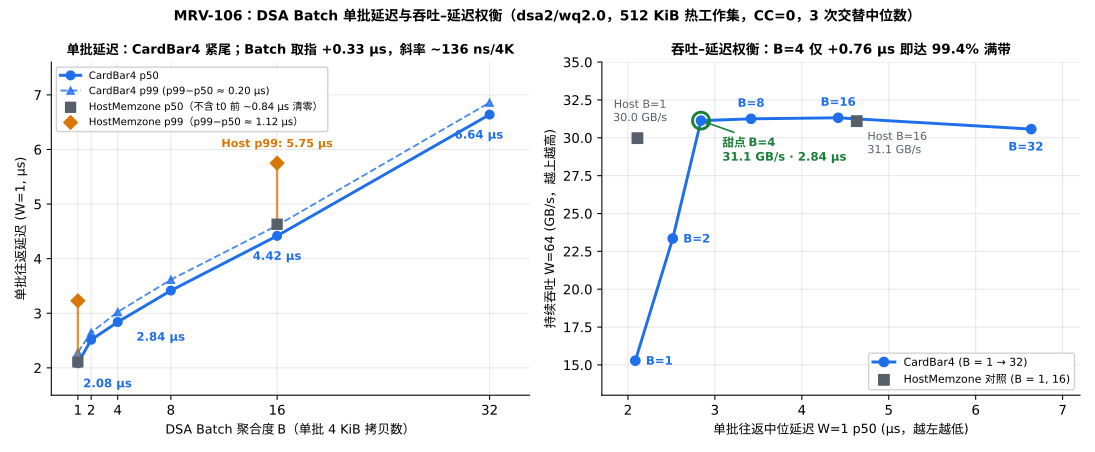

Generate this figure with Python:
"""MRV-106 Figure 2: W=1 single-batch latency (p50 & p99) vs B and
throughput-vs-latency Pareto frontier (W=64 GB/s vs W=1 p50).
"""
import json
import statistics
from collections import defaultdict
from pathlib import Path

import matplotlib.pyplot as plt
import mrvplot

REPO = Path(__file__).resolve().parents[2]
RUNS = REPO / "logs" / "mrv106-2026-11-19" / "runs.jsonl"

rows = [json.loads(line) for line in RUNS.read_text().splitlines() if line.strip()]
lat_rows = [r for r in rows if r["mode"] == "w1_lat"]
rate_rows = [r for r in rows if r["mode"] == "rate"]

by_lat = defaultdict(list)
for r in lat_rows:
    assert r["bad"] == 0 and r["dyn_lost"] == 0 and r["dyn_bad"] == 0
    by_lat[(r["comp_target"], r["batch_size"])].append(r)

by_rate = defaultdict(list)
for r in rate_rows:
    assert r["lost"] == 0 and r["bad"] == 0 and r["dyn_lost"] == 0 and r["dyn_bad"] == 0
    by_rate[(r["comp_target"], r["batch_size"])].append(r)

bs_bar4 = [1, 2, 4, 8, 16, 32]
bs_host = [1, 16]

bar4_p50 = [statistics.median(r["p50_ns"] for r in by_lat[("card_bar4", b)]) for b in bs_bar4]
bar4_p99 = [statistics.median(r["p99_ns"] for r in by_lat[("card_bar4", b)]) for b in bs_bar4]
bar4_gbs = [statistics.median(r["gb_s"] for r in by_rate[("card_bar4", b)]) for b in bs_bar4]

host_p50 = [statistics.median(r["p50_ns"] for r in by_lat[("host_memzone", b)]) for b in bs_host]
host_p99 = [statistics.median(r["p99_ns"] for r in by_lat[("host_memzone", b)]) for b in bs_host]
host_gbs = [statistics.median(r["gb_s"] for r in by_rate[("host_memzone", b)]) for b in bs_host]

ACCENT = "#1f6feb"
REF = "#57606a"
ORANGE = "#d97706"

fig, (ax1, ax2) = plt.subplots(1, 2, figsize=(11.4, 4.7))

# --- Left panel: W=1 single-batch p50 & p99 latency vs B ---
ax1.plot(bs_bar4, [v / 1000.0 for v in bar4_p50], color=ACCENT, marker="o", lw=2.2, ms=6.5,
         label="CardBar4 p50")
ax1.plot(bs_bar4, [v / 1000.0 for v in bar4_p99], color=ACCENT, marker="^", lw=1.4, ls="--", ms=5.5, alpha=0.8,
         label="CardBar4 p99 (p99−p50 ≈ 0.20 µs)")
ax1.scatter(bs_host, [v / 1000.0 for v in host_p50], color=REF, marker="s", s=56, zorder=5,
            label="HostMemzone p50（不含 t0 前 ~0.84 µs 清零）")
ax1.scatter(bs_host, [v / 1000.0 for v in host_p99], color=ORANGE, marker="D", s=52, zorder=5,
            label="HostMemzone p99（p99−p50 ≈ 1.12 µs）")

for b, p50, p99 in zip(bs_host, host_p50, host_p99):
    ax1.plot([b, b], [p50 / 1000.0, p99 / 1000.0], color=ORANGE, lw=1.8, alpha=0.75, zorder=4)

lat_ann = {
    1: (bar4_p50[0], (4, -18), "left"),
    4: (bar4_p50[2], (14, -14), "left"),
    16: (bar4_p50[4], (0, -18), "center"),
    32: (bar4_p50[5], (-8, -18), "center"),
}
for b, (p50, (dx, dy), ha) in lat_ann.items():
    ax1.annotate(f"{p50/1000:.2f} µs", (b, p50 / 1000.0), xytext=(dx, dy),
                 textcoords="offset points", ha=ha, fontsize=8.8, fontweight="bold", color=ACCENT)

ax1.annotate(f"Host p99: {host_p99[1]/1000:.2f} µs", (16, host_p99[1] / 1000.0), xytext=(0, 10),
             textcoords="offset points", ha="center", va="bottom", fontsize=8.4, color=ORANGE, fontweight="bold")

ax1.set_xlabel("DSA Batch 聚合度 B（单批 4 KiB 拷贝数）", fontsize=9.5)
ax1.set_ylabel("单批往返延迟 (W=1, µs)", fontsize=9.5)
ax1.set_xlim(-1, 35)
ax1.set_ylim(1.5, 7.6)
ax1.set_xticks(bs_bar4)
ax1.set_title("单批延迟：CardBar4 紧尾；Batch 取指 +0.33 µs，斜率 ~136 ns/4K", fontsize=9.8, fontweight="bold")
ax1.legend(loc="upper left", fontsize=7.6, frameon=True, framealpha=0.92)

# --- Right panel: Throughput (W=64) vs Latency (W=1 p50) Pareto ---
ax2.plot([v / 1000.0 for v in bar4_p50], bar4_gbs, color=ACCENT, marker="o", lw=2.2, ms=7, zorder=4,
         label="CardBar4 (B = 1 → 32)")
ax2.scatter([v / 1000.0 for v in host_p50], host_gbs, color=REF, marker="s", s=62, zorder=5,
            label="HostMemzone 对照 (B = 1, 16)")

ax2.scatter([bar4_p50[2] / 1000.0], [bar4_gbs[2]], color="#1a7f37", s=160, facecolors="none", lw=2.2, zorder=6)
ax2.annotate("甜点 B=4\n31.1 GB/s · 2.84 µs", (bar4_p50[2] / 1000.0, bar4_gbs[2]),
             xytext=(16, -30), textcoords="offset points", ha="left", fontsize=8.8, fontweight="bold",
             color="#1a7f37", arrowprops=dict(arrowstyle="->", color="#1a7f37", lw=1.2))

label_pos = {1: (18, -3), 2: (18, -3), 8: (0, 9), 16: (0, 9), 32: (-4, -16)}
for b, p50, gbs in zip(bs_bar4, bar4_p50, bar4_gbs):
    if b == 4:
        continue
    dx, dy = label_pos[b]
    ax2.annotate(f"B={b}", (p50 / 1000.0, gbs), xytext=(dx, dy),
                 textcoords="offset points", ha="center", fontsize=8.8, color=ACCENT, fontweight="bold")

ax2.annotate("Host B=1\n30.0 GB/s", (host_p50[0] / 1000.0, host_gbs[0]), xytext=(2, 10),
             textcoords="offset points", ha="center", va="bottom", fontsize=8.3, color=REF)
ax2.annotate("Host B=16\n31.1 GB/s", (host_p50[1] / 1000.0, host_gbs[1]), xytext=(8, -24),
             textcoords="offset points", ha="left", fontsize=8.3, color=REF)

ax2.set_xlabel("单批往返中位延迟 W=1 p50 (µs，越左越低)", fontsize=9.5)
ax2.set_ylabel("持续吞吐 W=64 (GB/s，越上越高)", fontsize=9.5)
ax2.set_xlim(1.7, 7.2)
ax2.set_ylim(13, 35.0)
ax2.set_title("吞吐–延迟权衡：B=4 仅 +0.76 µs 即达 99.4% 满带", fontsize=10.2, fontweight="bold")
ax2.legend(loc="lower right", fontsize=8.2, frameon=True, framealpha=0.92)

fig.suptitle("MRV-106：DSA Batch 单批延迟与吞吐–延迟权衡（dsa2/wq2.0，512 KiB 热工作集，CC=0，3 次交替中位数）",
             fontsize=10.4, fontweight="bold", y=0.98)
out = mrvplot.save(fig, "mrv-106-batch-latency")
print("Saved:", out)
